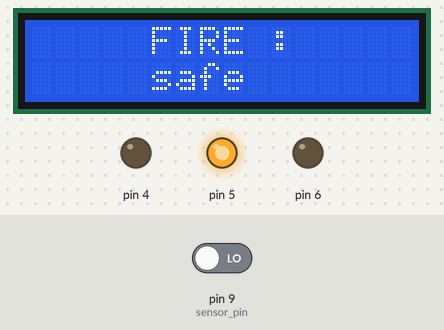
The sketch below on a simulated Arduino Uno, built with avr-gcc and run on an emulated ATmega328P. Parts: 16×2 character LCD, output pins drawn as LEDs (lit = HIGH). The test bench sets the inputs (shaded band); at power-on: pin 9 (sensor_pin) LOW. What the sketch prints to the serial monitor is not drawn.

Above: at 2.5 s.
2.6 s: pin 9 (sensor_pin) driven HIGH
At 4.5 s:
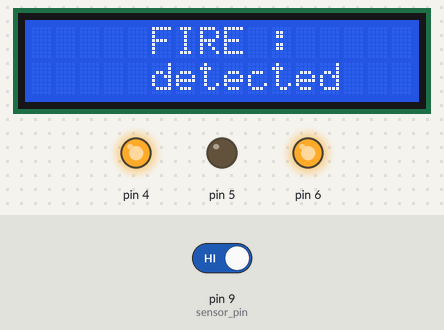
4.8 s: pin 9 (sensor_pin) driven LOW
At 6.3 s:
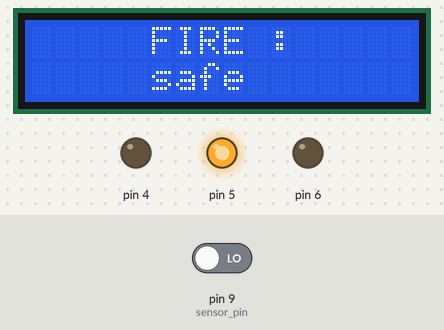
Timing chart, 0 to 7.8 s (numbered marks = the images above; inputs shaded):
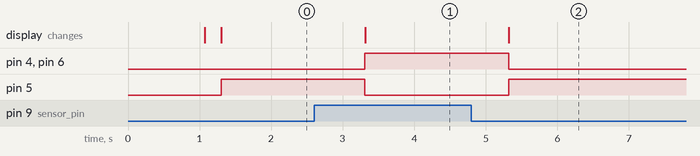

Measured:
- after the input at 2.6 s, pin 4, pin 6: LOW → HIGH after 0.71 s; pin 5: HIGH → LOW after 0.71 s; the display: changes after 0.71 s (image 1)
- after the input at 4.8 s, pin 4, pin 6: HIGH → LOW after 0.52 s; pin 5: LOW → HIGH after 0.52 s; the display: changes after 0.52 s (image 2)

The sketch:

FIRE.ino
```cpp
#include <LiquidCrystal.h>
int sensor_pin = 9;
const int rs = 12, en = 13, d4 =A3 , d5 = A2, d6 = A1, d7 = A0;
LiquidCrystal lcd(rs, en, d4, d5, d6, d7);
void setup() {
  // put your setup code here, to run once:
  pinMode(4,OUTPUT);
  pinMode(9,INPUT);
  Serial.begin(9600);
  lcd.begin(16, 2);
  lcd.setCursor(2,0);
  lcd.print("  welcome to ");
  lcd.setCursor(4,1);
  lcd.print("our class");
  delay(1000);
     lcd.clear();
      for (int positionCounter = 0; positionCounter < 30; positionCounter++) {
    // scroll one position right:
      lcd.setCursor(16,0);
      lcd.print("by ");
      lcd.setCursor(16,1);
      lcd.print("2k electronics ");
      lcd.scrollDisplayLeft();
      delay(5);
      pinMode(4,OUTPUT);
      pinMode(5,OUTPUT);
      pinMode(6,OUTPUT);
  }
}

void loop() {
  // put your main code here, to run repeatedly:
 FIRE();
}
 void FIRE()
{

   if(digitalRead(sensor_pin)==HIGH){
      Serial.println("fire:detected ");
      lcd.clear();
      lcd.setCursor(5,0);
      lcd.print("FIRE :");
      digitalWrite(4,HIGH);
      digitalWrite(5,LOW);
      digitalWrite(6,HIGH);
      lcd.setCursor(5,1);
      lcd.print("detected ");
     }
     else{
      Serial.println("safe");
      lcd.clear();
      lcd.setCursor(5,0);
      lcd.print("FIRE :");
      digitalWrite(4,LOW);
      digitalWrite(5,HIGH);
      digitalWrite(6,LOW);
      lcd.setCursor(5,1);
      lcd.print("safe");
     }
   delay(1000);
}
```
